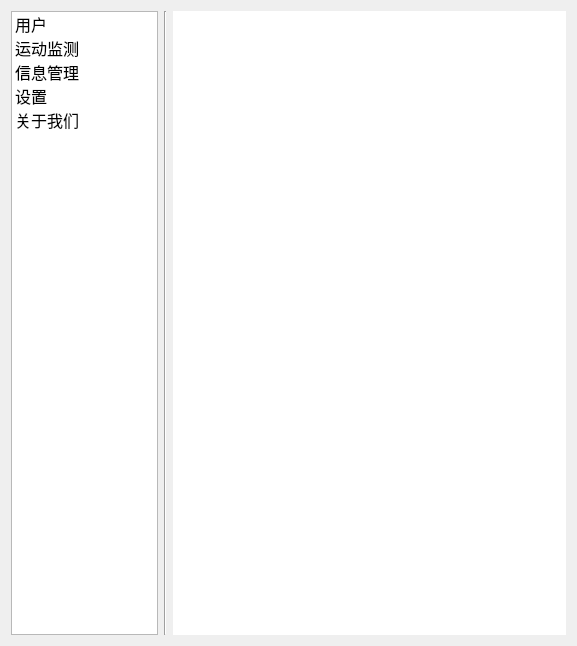
<?xml version="1.0" encoding="UTF-8"?>
<ui version="4.0">
 <class>HelpDialog</class>
 <widget class="QDialog" name="HelpDialog">
  <property name="geometry">
   <rect>
    <x>0</x>
    <y>0</y>
    <width>577</width>
    <height>646</height>
   </rect>
  </property>
  <property name="windowTitle">
   <string>帮助</string>
  </property>
  <layout class="QVBoxLayout" name="verticalLayout">
   <item>
    <layout class="QHBoxLayout" name="horizontalLayout" stretch="3,0,8">
     <item>
      <widget class="QListWidget" name="listWidget">
       <property name="font">
        <font>
         <pointsize>12</pointsize>
        </font>
       </property>
       <item>
        <property name="text">
         <string>用户</string>
        </property>
        <property name="icon">
         <iconset resource="icons.qrc">
          <normaloff>:/user.png</normaloff>:/user.png</iconset>
        </property>
       </item>
       <item>
        <property name="text">
         <string>运动监测</string>
        </property>
        <property name="icon">
         <iconset resource="icons.qrc">
          <normaloff>:/sport.png</normaloff>:/sport.png</iconset>
        </property>
       </item>
       <item>
        <property name="text">
         <string>信息管理</string>
        </property>
        <property name="icon">
         <iconset resource="icons.qrc">
          <normaloff>:/info.png</normaloff>:/info.png</iconset>
        </property>
       </item>
       <item>
        <property name="text">
         <string>设置</string>
        </property>
        <property name="icon">
         <iconset resource="icons.qrc">
          <normaloff>:/binding.png</normaloff>:/binding.png</iconset>
        </property>
       </item>
       <item>
        <property name="text">
         <string>关于我们</string>
        </property>
        <property name="icon">
         <iconset resource="icons.qrc">
          <normaloff>:/question.png</normaloff>:/question.png</iconset>
        </property>
       </item>
      </widget>
     </item>
     <item>
      <widget class="Line" name="line">
       <property name="orientation">
        <enum>Qt::Vertical</enum>
       </property>
      </widget>
     </item>
     <item>
      <widget class="QTextEdit" name="textEdit">
       <property name="font">
        <font>
         <pointsize>16</pointsize>
        </font>
       </property>
       <property name="autoFillBackground">
        <bool>true</bool>
       </property>
       <property name="frameShape">
        <enum>QFrame::NoFrame</enum>
       </property>
       <property name="html">
        <string>&lt;!DOCTYPE HTML PUBLIC &quot;-//W3C//DTD HTML 4.0//EN&quot; &quot;http://www.w3.org/TR/REC-html40/strict.dtd&quot;&gt;
&lt;html&gt;&lt;head&gt;&lt;meta name=&quot;qrichtext&quot; content=&quot;1&quot; /&gt;&lt;style type=&quot;text/css&quot;&gt;
p, li { white-space: pre-wrap; }
&lt;/style&gt;&lt;/head&gt;&lt;body style=&quot; font-family:'SimSun'; font-size:16pt; font-weight:400; font-style:normal;&quot;&gt;
&lt;p style=&quot;-qt-paragraph-type:empty; margin-top:0px; margin-bottom:0px; margin-left:0px; margin-right:0px; -qt-block-indent:0; text-indent:0px; font-family:'Sans Serif'; font-size:9pt;&quot;&gt;&lt;br /&gt;&lt;/p&gt;&lt;/body&gt;&lt;/html&gt;</string>
       </property>
      </widget>
     </item>
    </layout>
   </item>
  </layout>
 </widget>
 <resources>
  <include location="icons.qrc"/>
 </resources>
 <connections/>
</ui>
